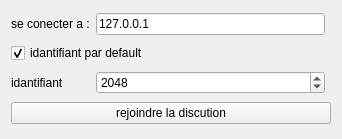
<?xml version="1.0" encoding="UTF-8"?>
<ui version="4.0">
 <class>connecttoclient</class>
 <widget class="QWidget" name="connecttoclient">
  <property name="geometry">
   <rect>
    <x>0</x>
    <y>0</y>
    <width>342</width>
    <height>139</height>
   </rect>
  </property>
  <property name="windowTitle">
   <string>rejoindre une discution</string>
  </property>
  <property name="windowIcon">
   <iconset resource="resource.qrc">
    <normaloff>:/images/Anantasite.png</normaloff>:/images/Anantasite.png</iconset>
  </property>
  <layout class="QGridLayout" name="gridLayout">
   <item row="2" column="1">
    <widget class="QSpinBox" name="port">
     <property name="minimum">
      <number>1024</number>
     </property>
     <property name="maximum">
      <number>65535</number>
     </property>
     <property name="value">
      <number>2048</number>
     </property>
    </widget>
   </item>
   <item row="2" column="0">
    <widget class="QLabel" name="label_idantufiant">
     <property name="text">
      <string>idantifiant</string>
     </property>
    </widget>
   </item>
   <item row="4" column="0" colspan="3">
    <widget class="QPushButton" name="pushButton">
     <property name="text">
      <string>rejoindre la discution</string>
     </property>
    </widget>
   </item>
   <item row="0" column="0">
    <widget class="QLabel" name="label">
     <property name="text">
      <string>se conecter a :</string>
     </property>
    </widget>
   </item>
   <item row="0" column="1">
    <widget class="QLineEdit" name="ip">
     <property name="text">
      <string>127.0.0.1</string>
     </property>
    </widget>
   </item>
   <item row="1" column="0" colspan="2">
    <widget class="QCheckBox" name="checkBox">
     <property name="text">
      <string>idantifiant par default</string>
     </property>
     <property name="checked">
      <bool>true</bool>
     </property>
    </widget>
   </item>
  </layout>
 </widget>
 <resources>
  <include location="resource.qrc"/>
 </resources>
 <connections>
  <connection>
   <sender>ip</sender>
   <signal>returnPressed()</signal>
   <receiver>pushButton</receiver>
   <slot>animateClick()</slot>
   <hints>
    <hint type="sourcelabel">
     <x>172</x>
     <y>22</y>
    </hint>
    <hint type="destinationlabel">
     <x>158</x>
     <y>113</y>
    </hint>
   </hints>
  </connection>
 </connections>
</ui>
